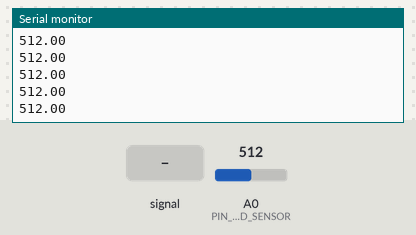
A sketch run on a simulated Arduino Uno, built with avr-gcc and run on an emulated ATmega328P. Shown: the last lines printed to the serial monitor. The test bench sets the inputs (shaded band); at power-on: A0 (PIN_SOUND_SENSOR) = 512.

Above: at 1.2 s.
1.3 s: A0 (PIN_SOUND_SENSOR) fed a 200 Hz sine of ±81 counts around its level
At 1.5 s:
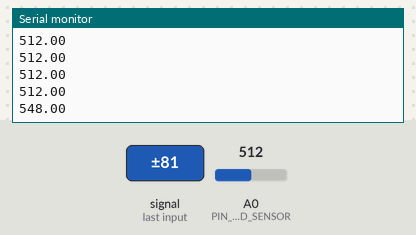
2.8 s: A0 (PIN_SOUND_SENSOR) set to 716
At 2.88 s:
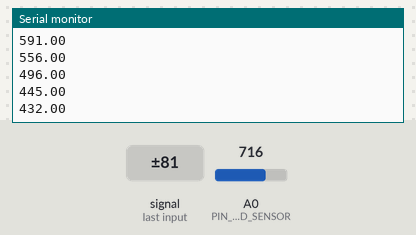
4.3 s: A0 (PIN_SOUND_SENSOR) fed a 1000 Hz sine of ±255 counts around its level
At 4.51 s:
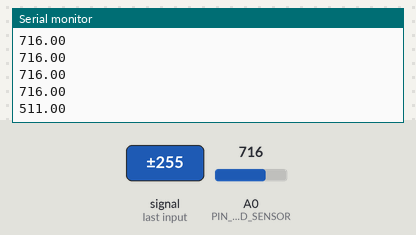
5.8 s: A0 (PIN_SOUND_SENSOR) set to 900
At 5.9 s:
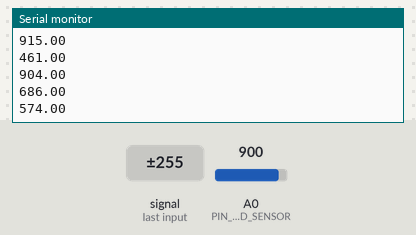
Timing chart, 0 to 8.3 s (numbered marks = the images above; inputs shaded):
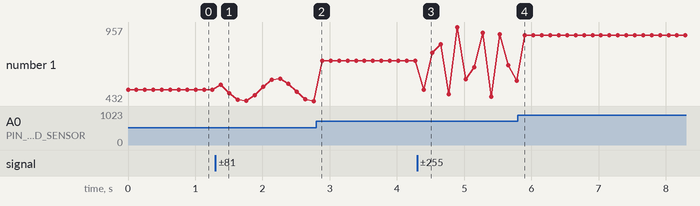

Measured:
- after the input at 1.3 s, the serial monitor: prints a new line after 0.08 s (image 1)
- after the input at 4.3 s, the serial monitor: prints a new line after 0.10 s (image 3)
- plotted number 1: 512 → 432 after the input at 1.3 s, 432 → 716 after the input at 2.8 s, 716 → 574 after the input at 4.3 s, 574 → 900 after the input at 5.8 s

The sketch:

sonido.ino
```cpp
#define PIN_SOUND_SENSOR A0

void setup() {
  // put your setup code here, to run once:
  pinMode(PIN_SOUND_SENSOR, INPUT);
}

void loop() {
  Serial.begin(9600);
  // put your main code here, to run repeatedly:
  double a = analogRead(PIN_SOUND_SENSOR);
  Serial.println(a);
  delay(125);

}
```
